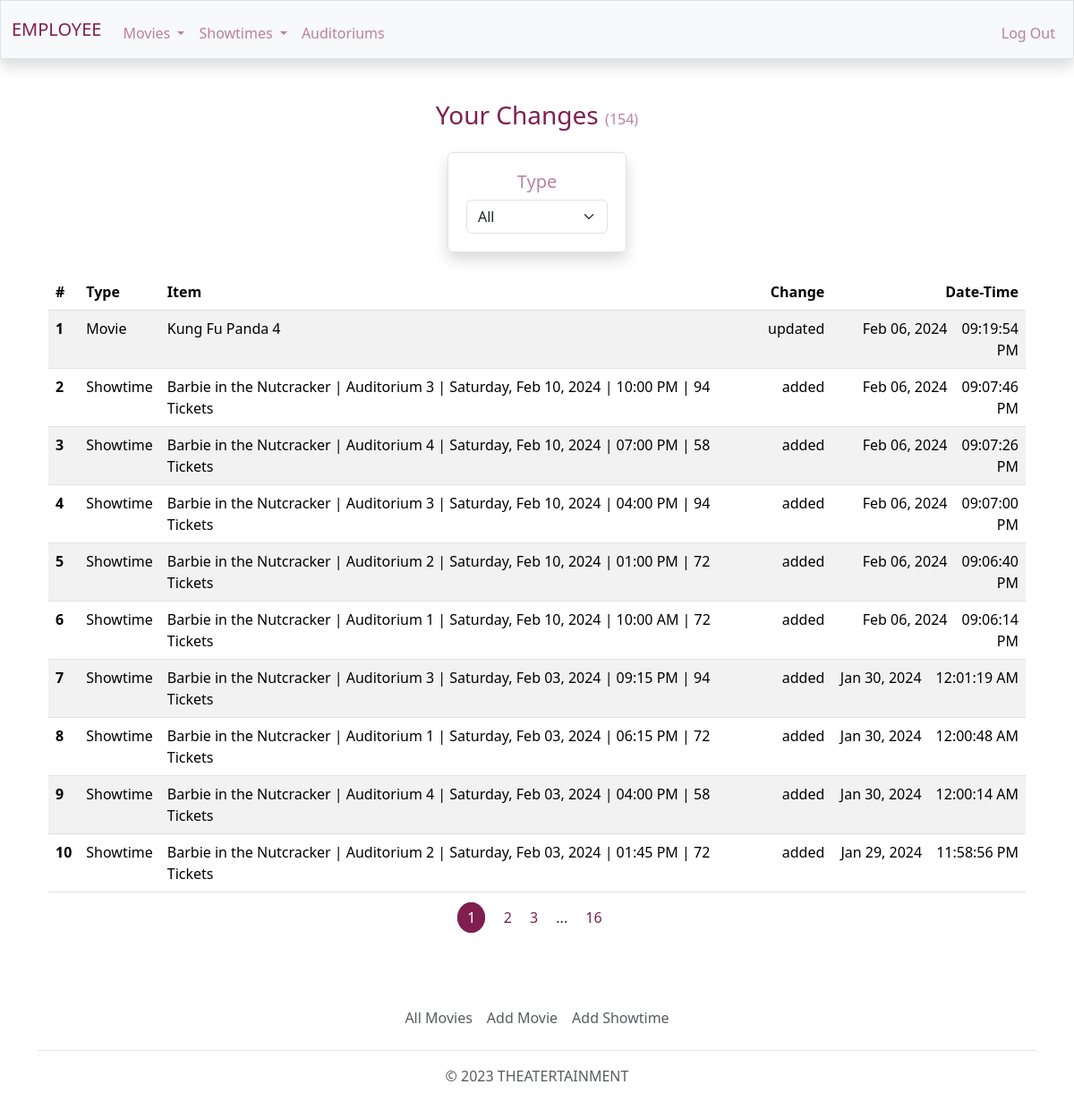
The page /employee/home (signed in) on the database its author committed.
### theatert/models.py (models this page shows, shortened)
class Change(db.Model):
    id = db.Column(db.Integer, primary_key=True)
    action = db.Column(db.String(10), nullable=False)
    table_name = db.Column(db.String(10), nullable=False)
    data_id = db.Column(db.Integer, nullable=False)
    date = db.Column(db.DateTime, nullable=False, default=datetime.utcnow)
    employee_id = db.Column(db.Integer, db.ForeignKey('employee.id'), nullable=False)

class Movie(db.Model):
    id = db.Column(db.Integer, primary_key=True)
    tmdb_id = db.Column(db.Integer, unique=True, nullable=False)
    title = db.Column(db.String, nullable=False)
    route = db.Column(db.String, unique=True, nullable=False)
    status = db.Column(db.String)
    overview = db.Column(db.String)
    release_date = db.Column(db.DateTime)
    runtime = db.Column(db.Integer)
    tagline = db.Column(db.String)
    rating = db.Column(db.String)
    poster_path = db.Column(db.String)
    backdrop_path = db.Column(db.String)
    trailer_path = db.Column(db.String)
    active = db.Column(db.Boolean, default=False, nullable=False)
    deleted = db.Column(db.Boolean, default=False, nullable=False)
    genres = db.relationship('Genre', secondary=genres, lazy='subquery',
                             backref=db.backref('movies', lazy=True)) # Can have many genres
    screenings = db.relationship('Screening', backref='movie', lazy=True) # Can have many screenings

### theatert/users/employees/routes.py (the view)
@employees.route('/')
@employees.route('/home')
def home():
    if not current_user.is_authenticated:
        return redirect(url_for('users.home'))
    else:
        if current_user.role == 'MEMBER':
            return redirect(url_for('users.home'))
        page = request.args.get('page', 1, type=int)
        type = request.args.get('type', 1, type=int)
        if type == 2:
            data = Change.query.filter_by(employee_id = current_user.id, table_name='movie')\
                .order_by(Change.date.desc())
        elif type == 3:
            data = Change.query.filter_by(employee_id = current_user.id, table_name='screening')\
                .order_by(Change.date.desc())
        else:
            data = Change.query.filter_by(employee_id = current_user.id)\
                .order_by(Change.date.desc())
        total = data.count()
        data = data.paginate(page=page, per_page=10)
        changes = []
        for c in data.items:
            if c.table_name == 'movie':
                temp = {'change' : c.action,
                        'table_name' : 'Movie',
                        'date_time' : c.date - datetime.timedelta(hours=5),
                        'item': Movie.query.filter_by(id = c.data_id).first().title}
                changes.append(temp)
            elif c.table_name == 'screening':
                s = Screening.query.join(Movie).join(Auditorium) \
                    .filter(Screening.id.is_(c.data_id)).first()
                seats_total = Seat.query.filter(
                            db.and_(
                                Seat.auditorium_id.is_(s.auditorium.id),
                                Seat.seat_type.is_not('empty'))).count()
                temp = {'change' : c.action,
                        'table_name' : 'Showtime',
                        'date_time': c.date - datetime.timedelta(hours=5),
                        'item': f'{s.movie.title} | Auditorium {s.auditorium.id} \
                        | {s.start_datetime.strftime("%A, %b %d, %Y")} \
                        | {s.start_datetime.strftime(" %I:%M %p")} \
                        | {seats_total} Tickets'
                }
                changes.append(temp)
    return render_template('employee/home.html', changes=changes, data=data, total=total, type=type)

### theatert/models.py (called while the page is built)
@login_manager.user_loader
def load_user(user_id):
    return User.query.get(int(user_id))

### theatert/templates/employee/home.html (shortened to what this page needs)
{% extends "employee/layout.html" %}
{% block main %}
    {% if changes|length == 0 %}
        <h6 class="text-body-secondary my-4">You have made no changes to the database.</h6>
    {% else %}
        <h3 class="color-dark mb-2">Your Changes <span class="my-small color-light">({{ total }})</span></h3>
        <div class="border container cont-5 rounded shadow mb-4">
            <h5 class="color-light">Type</h5>
            <select class="form-select" id="select-link">
                {% if type == 2 %}
                    <option value="{{ url_for('employees.home', type=2) }}">Movies</option>
                    <option value="{{ url_for('employees.home', type=3) }}">Showtimes</option>
                    <option value="{{ url_for('employees.home', type=1) }}">All</option>
                {% elif type == 3 %}
                    <option value="{{ url_for('employees.home', type=3) }}">Showtimes</option>
                    <option value="{{ url_for('employees.home', type=2) }}">Movies</option>
                    <option value="{{ url_for('employees.home', type=1) }}">All</option>
                {% else %}
                    <option value="{{ url_for('employees.home', type=1) }}">All</option>
                {% endif %}
            </select>
        </div>
        <div class="table-responsive-xl">
            <table class="table table-striped">
                <thead>
                    <tr>
                        <th class="text-start">#</th>
                        <th class="text-start">Type</th>
                        <th class="text-start">Item</th>
                        <th class="text-end">Change</th>
                        <th class="text-end">Date-Time</th>
                    </tr>
                </thead>
                <tbody>
                    {% for c in changes %}
                        <tr>
                            <th class="text-start">{{ loop.index }}</th>
                            <td class="text-start">{{ c['table_name'] }}</td>
                            <td class="text-start">{{ c['item'] }}</td>
                            <td class="text-end">{{ c['change'] }}</td>
                            <td class="text-end">{{ c['date_time'].strftime("%b %d, %Y") }}&emsp;{{ c['date_time'].strftime("%I:%M:%S %p") }}</td>
                        </tr>
                    {% endfor %}
                </tbody>
            </table>
        </div>
        {% for pg_num in data.iter_pages(left_edge=1, right_edge=1, left_current=1, right_current=2) %}
            {% if pg_num %}
                {% if data.page == pg_num %}
                    <a class="page-current me-3" href="{{ url_for('employees.home', type=type, page=pg_num) }}">{{ pg_num }}</a>
                {% else %}
                    <a class="page me-3" href="{{ url_for('employees.home', type=type, page=pg_num) }}">{{ pg_num }}</a>
                {% endif %}
            {% else %}
                <span class="me-3">...</span>
            {% endif %}
        {% endfor %}
    {% endif %}
{% endblock %}

### theatert/templates/employee/layout.html (shortened to what this page needs)
<!DOCTYPE html>
<html lang="en" class="h-100">
    <head>
        <link href="/../../static/css/styles.css" rel="stylesheet">
        <link href="/../../static/css/main.css" rel="stylesheet">
    </head>
    <body class="d-flex flex-column h-100 pt-5">
        <nav class="bg-light border fixed-top navbar navbar-expand-md navbar-light shadow">
            <div class="container-fluid">
                <a class="navbar-brand" href="{{url_for('employees.home')}}"><span class="color-dark">EMPLOYEE</span></a>
                <div class="collapse navbar-collapse" id="navbar">
                    {% if current_user.is_authenticated %}
                        <ul class="navbar-nav me-auto mt-2">
                            <li class="nav-item dropdown">
                                <a class="nav-link dropdown-toggle" href="#" role="button" data-bs-toggle="dropdown" aria-expanded="false">
                                  Movies
                                </a>
                            </li>
                            <li class="nav-item dropdown">
                                <a class="nav-link dropdown-toggle" href="#" role="button" data-bs-toggle="dropdown" aria-expanded="false">
                                  Showtimes
                                </a>
                            </li>
                            <li class="nav-item"><a class="nav-link" href="{{ url_for('employees.auditoriums') }}">Auditoriums</a></li>
                        </ul>
                        <ul class="navbar-nav ms-auto mt-2">
                            <li class="nav-item"><a class="nav-link" href="{{ url_for('users.logout') }}">Log Out</a></li>
                        </ul>
                    {% endif %}
                </div>
            </div>
        </nav>
        <main class="container container-fluid my-3 py-5 text-center">
            <div class="container">
                {% block main %}{% endblock %}
            </div>
        </main>
        <footer class="footer mt-auto py-3 my-1">
            <div class="container">
                <ul class="nav justify-content-center border-bottom pb-3 mb-3">
                    {% if current_user.is_authenticated%}
                        <li class="nav-item"><a href="{{ url_for('employees.movies.all_movies') }}" class="nav-link px-2 text-muted">All Movies</a></li>
                        <li class="nav-item"><a href="{{ url_for('employees.movies.add_movie') }}" class="nav-link px-2 text-muted">Add Movie</a></li>
                        <li class="nav-item"><a href="{{ url_for('employees.showtimes.add_showtime') }}" class="nav-link px-2 text-muted">Add Showtime</a></li>
                    {% else %}
                        <li class="nav-item"><a href="{{ url_for('employees.home') }}" class="nav-link px-2 text-muted">Home</a></li>
                        <li class="nav-item"><a href="#" class="nav-link px-2 text-muted">Movies</a></li>
                        <li class="nav-item"><a href="#" class="nav-link px-2 text-muted">Showtimes</a></li>
                    {% endif %}
                </ul>
                <p class="text-center text-muted">&copy; 2023 THEATERTAINMENT</p>
            </div>
        </footer>
    </body>
</html>

### theatert/static/css/main.css (style rules this page uses)
a { text-decoration: none; color: inherit; }
.cont-1, .cont-2, .cont-3, .cont-4, .cont-5, .cont-6, .cont-7 { border-radius: 25px; margin-top: 3vh; padding: 20px; width: 70vw; }
.cont-5 { width: 200px; }
.my-small { font-size: medium; }

### rows shown on the page
Change: table_name "Movie", item "Kung Fu Panda 4", change "updated", date_time "Feb 06, 2024", date_time "09:19:54 PM"
Change: table_name "Showtime", item "Barbie in the Nutcracker | Auditorium 3 | Saturday, Feb 10, 2024 | 10:00 PM | 94 Tickets", change "added", date_time "Feb 06, 2024", date_time "09:07:46 PM"
Change: table_name "Showtime", item "Barbie in the Nutcracker | Auditorium 4 | Saturday, Feb 10, 2024 | 07:00 PM | 58 Tickets", change "added", date_time "Feb 06, 2024", date_time "09:07:26 PM"
Change: table_name "Showtime", item "Barbie in the Nutcracker | Auditorium 3 | Saturday, Feb 10, 2024 | 04:00 PM | 94 Tickets", change "added", date_time "Feb 06, 2024", date_time "09:07:00 PM"
Change: table_name "Showtime", item "Barbie in the Nutcracker | Auditorium 2 | Saturday, Feb 10, 2024 | 01:00 PM | 72 Tickets", change "added", date_time "Feb 06, 2024", date_time "09:06:40 PM"
Change: table_name "Showtime", item "Barbie in the Nutcracker | Auditorium 1 | Saturday, Feb 10, 2024 | 10:00 AM | 72 Tickets", change "added", date_time "Feb 06, 2024", date_time "09:06:14 PM"
Change: table_name "Showtime", item "Barbie in the Nutcracker | Auditorium 3 | Saturday, Feb 03, 2024 | 09:15 PM | 94 Tickets", change "added", date_time "Jan 30, 2024", date_time "12:01:19 AM"
Change: table_name "Showtime", item "Barbie in the Nutcracker | Auditorium 1 | Saturday, Feb 03, 2024 | 06:15 PM | 72 Tickets", change "added", date_time "Jan 30, 2024", date_time "12:00:48 AM"
Change: table_name "Showtime", item "Barbie in the Nutcracker | Auditorium 4 | Saturday, Feb 03, 2024 | 04:00 PM | 58 Tickets", change "added", date_time "Jan 30, 2024", date_time "12:00:14 AM"
Change: table_name "Showtime", item "Barbie in the Nutcracker | Auditorium 2 | Saturday, Feb 03, 2024 | 01:45 PM | 72 Tickets", change "added", date_time "Jan 29, 2024", date_time "11:58:56 PM"

### other values the page prints
{{ total }} "154"
{{ pg_num }} "1"
{{ pg_num }} "2" "3" "16"
